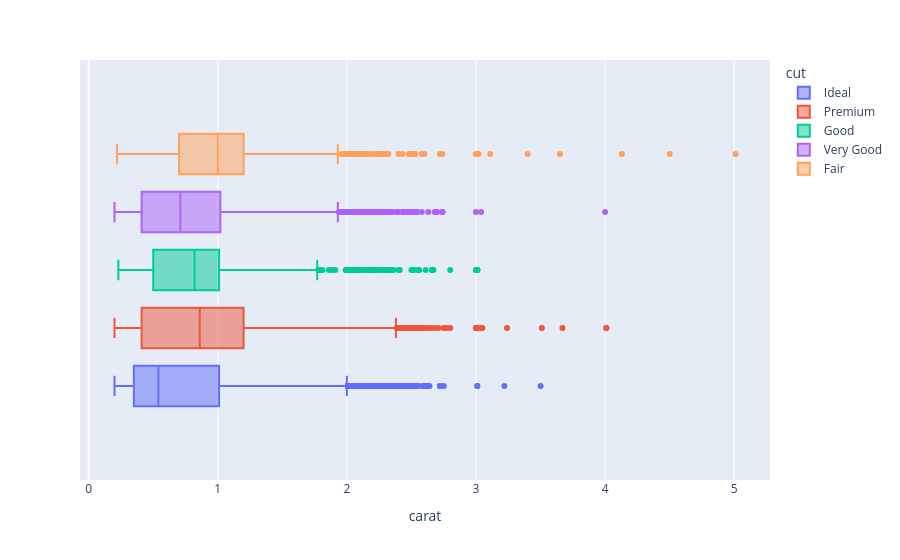

Here is the notebook cell this chart was saved with:
### Code cell
px.box(data, x='carat', color='cut')

### Figure 1 — Plotly figure (JSON) as saved in the notebook; plotly's stock layout.template omitted (floating-point values rounded to 4 significant figures; data arrays with more than 128 entries replaced by an {"elided": "..."} marker saying what was removed)
{"data": [{"alignmentgroup": "True", "hovertemplate": "cut=Ideal<br>carat=%{x}<extra></extra>", "legendgroup": "Ideal", "marker": {"color": "#636efa"}, "name": "Ideal", "notched": false, "offsetgroup": "Ideal", "orientation": "h", "showlegend": true, "type": "box", "x": {"elided": "21551 float values"}, "x0": " ", "xaxis": "x", "y0": " ", "yaxis": "y"}, {"alignmentgroup": "True", "hovertemplate": "cut=Premium<br>carat=%{x}<extra></extra>", "legendgroup": "Premium", "marker": {"color": "#EF553B"}, "name": "Premium", "notched": false, "offsetgroup": "Premium", "orientation": "h", "showlegend": true, "type": "box", "x": {"elided": "13793 float values"}, "x0": " ", "xaxis": "x", "y0": " ", "yaxis": "y"}, {"alignmentgroup": "True", "hovertemplate": "cut=Good<br>carat=%{x}<extra></extra>", "legendgroup": "Good", "marker": {"color": "#00cc96"}, "name": "Good", "notched": false, "offsetgroup": "Good", "orientation": "h", "showlegend": true, "type": "box", "x": {"elided": "4906 float values"}, "x0": " ", "xaxis": "x", "y0": " ", "yaxis": "y"}, {"alignmentgroup": "True", "hovertemplate": "cut=Very Good<br>carat=%{x}<extra></extra>", "legendgroup": "Very Good", "marker": {"color": "#ab63fa"}, "name": "Very Good", "notched": false, "offsetgroup": "Very Good", "orientation": "h", "showlegend": true, "type": "box", "x": {"elided": "12083 float values"}, "x0": " ", "xaxis": "x", "y0": " ", "yaxis": "y"}, {"alignmentgroup": "True", "hovertemplate": "cut=Fair<br>carat=%{x}<extra></extra>", "legendgroup": "Fair", "marker": {"color": "#FFA15A"}, "name": "Fair", "notched": false, "offsetgroup": "Fair", "orientation": "h", "showlegend": true, "type": "box", "x": {"elided": "1610 float values"}, "x0": " ", "xaxis": "x", "y0": " ", "yaxis": "y"}], "layout": {"autosize": true, "boxmode": "group", "legend": {"title": {"text": "cut"}, "tracegroupgap": 0}, "margin": {"t": 60}, "xaxis": {"anchor": "y", "autorange": true, "domain": [0, 1], "range": [-0.06722, 5.277], "title": {"text": "carat"}, "type": "linear"}, "yaxis": {"anchor": "x", "autorange": true, "domain": [0, 1], "range": [-0.514, 0.514], "type": "category"}}}
